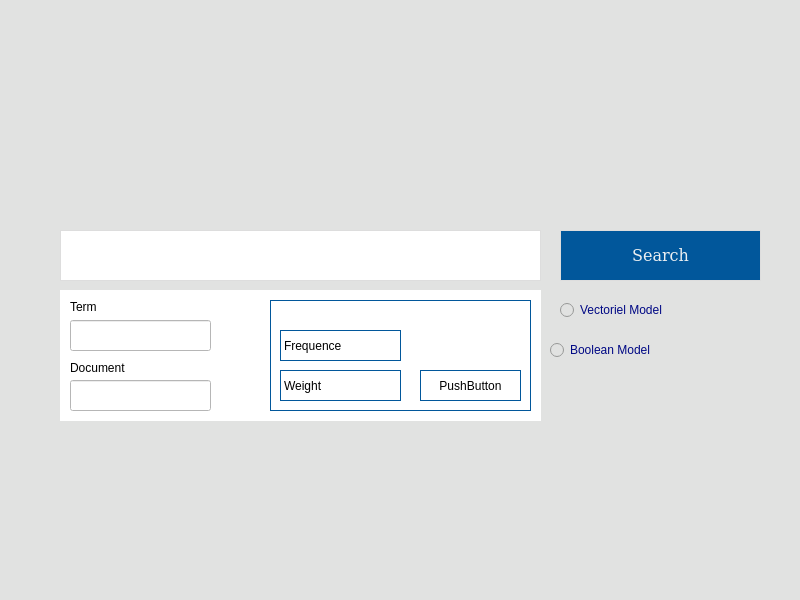
<?xml version="1.0" encoding="UTF-8"?>
<ui version="4.0">
 <class>MainWindow</class>
 <widget class="QMainWindow" name="MainWindow">
  <property name="geometry">
   <rect>
    <x>0</x>
    <y>0</y>
    <width>800</width>
    <height>600</height>
   </rect>
  </property>
  <property name="windowTitle">
   <string>Search Engine</string>
  </property>
  <property name="autoFillBackground">
   <bool>false</bool>
  </property>
  <property name="styleSheet">
   <string notr="true">background-color:  #E1E2E1;</string>
  </property>
  <widget class="QWidget" name="centralwidget">
   <widget class="QLineEdit" name="queryText">
    <property name="geometry">
     <rect>
      <x>60</x>
      <y>230</y>
      <width>481</width>
      <height>51</height>
     </rect>
    </property>
    <property name="font">
     <font>
      <family>DejaVu Serif</family>
      <pointsize>14</pointsize>
     </font>
    </property>
    <property name="styleSheet">
     <string notr="true">background-color: rgb(255, 255, 255);
border-top: 1px solid #ddd;
border-bottom: 1px solid #ddd;
border-left: 1px solid #ddd;
border-right: 1px solid #ddd;
color: rgb(0, 8, 132);</string>
    </property>
   </widget>
   <widget class="QPushButton" name="searchButton">
    <property name="geometry">
     <rect>
      <x>560</x>
      <y>230</y>
      <width>201</width>
      <height>51</height>
     </rect>
    </property>
    <property name="font">
     <font>
      <family>DejaVu Serif</family>
      <pointsize>12</pointsize>
      <weight>50</weight>
      <bold>false</bold>
      <strikeout>false</strikeout>
      <stylestrategy>PreferDefault</stylestrategy>
      <kerning>false</kerning>
     </font>
    </property>
    <property name="styleSheet">
     <string notr="true">background-color:  #01579b;
border-top: 1px solid #ddd;
border-bottom: 1px solid #ddd;
border-left: 1px solid #ddd;
border-right: 1px solid #ddd;
color: #ECEFF1;</string>
    </property>
    <property name="text">
     <string>Search</string>
    </property>
    <property name="default">
     <bool>false</bool>
    </property>
    <property name="flat">
     <bool>false</bool>
    </property>
   </widget>
   <widget class="QRadioButton" name="boolean_2">
    <property name="geometry">
     <rect>
      <x>550</x>
      <y>340</y>
      <width>131</width>
      <height>20</height>
     </rect>
    </property>
    <property name="styleSheet">
     <string notr="true">color: rgb(0, 8, 132);</string>
    </property>
    <property name="text">
     <string>Boolean Model</string>
    </property>
   </widget>
   <widget class="QRadioButton" name="vectoriel">
    <property name="enabled">
     <bool>true</bool>
    </property>
    <property name="geometry">
     <rect>
      <x>560</x>
      <y>300</y>
      <width>141</width>
      <height>20</height>
     </rect>
    </property>
    <property name="styleSheet">
     <string notr="true">color: rgb(0, 8, 132);</string>
    </property>
    <property name="text">
     <string>Vectoriel Model</string>
    </property>
    <property name="iconSize">
     <size>
      <width>16</width>
      <height>16</height>
     </size>
    </property>
    <property name="checkable">
     <bool>true</bool>
    </property>
   </widget>
   <widget class="QWidget" name="freqWeightWisget" native="true">
    <property name="geometry">
     <rect>
      <x>60</x>
      <y>290</y>
      <width>481</width>
      <height>131</height>
     </rect>
    </property>
    <property name="styleSheet">
     <string notr="true">background-color: rgb(255, 255, 255);</string>
    </property>
    <widget class="QLineEdit" name="termEdit">
     <property name="geometry">
      <rect>
       <x>10</x>
       <y>30</y>
       <width>141</width>
       <height>31</height>
      </rect>
     </property>
    </widget>
    <widget class="QLineEdit" name="documentEdit">
     <property name="geometry">
      <rect>
       <x>10</x>
       <y>90</y>
       <width>141</width>
       <height>31</height>
      </rect>
     </property>
    </widget>
    <widget class="QWidget" name="resultWidget" native="true">
     <property name="geometry">
      <rect>
       <x>210</x>
       <y>10</y>
       <width>261</width>
       <height>111</height>
      </rect>
     </property>
     <property name="styleSheet">
      <string notr="true">border-top: 1px solid #01579b;
border-bottom: 1px solid #01579b;
border-left: 1px solid #01579b;
border-right: 1px solid #01579b;</string>
     </property>
     <widget class="QLabel" name="freqLabel">
      <property name="geometry">
       <rect>
        <x>10</x>
        <y>30</y>
        <width>121</width>
        <height>31</height>
       </rect>
      </property>
      <property name="text">
       <string>Frequence</string>
      </property>
     </widget>
     <widget class="QLabel" name="weightLabel">
      <property name="geometry">
       <rect>
        <x>10</x>
        <y>70</y>
        <width>121</width>
        <height>31</height>
       </rect>
      </property>
      <property name="text">
       <string>Weight</string>
      </property>
     </widget>
     <widget class="QPushButton" name="calculatButton">
      <property name="geometry">
       <rect>
        <x>150</x>
        <y>70</y>
        <width>101</width>
        <height>31</height>
       </rect>
      </property>
      <property name="text">
       <string>PushButton</string>
      </property>
     </widget>
    </widget>
    <widget class="QLabel" name="termLabel">
     <property name="geometry">
      <rect>
       <x>10</x>
       <y>10</y>
       <width>59</width>
       <height>14</height>
      </rect>
     </property>
     <property name="text">
      <string>Term</string>
     </property>
    </widget>
    <widget class="QLabel" name="documentLabel">
     <property name="geometry">
      <rect>
       <x>10</x>
       <y>70</y>
       <width>71</width>
       <height>16</height>
      </rect>
     </property>
     <property name="text">
      <string>Document</string>
     </property>
    </widget>
   </widget>
  </widget>
  <widget class="QMenuBar" name="menubar">
   <property name="geometry">
    <rect>
     <x>0</x>
     <y>0</y>
     <width>800</width>
     <height>19</height>
    </rect>
   </property>
  </widget>
  <widget class="QStatusBar" name="statusbar"/>
 </widget>
 <resources/>
 <connections/>
</ui>
